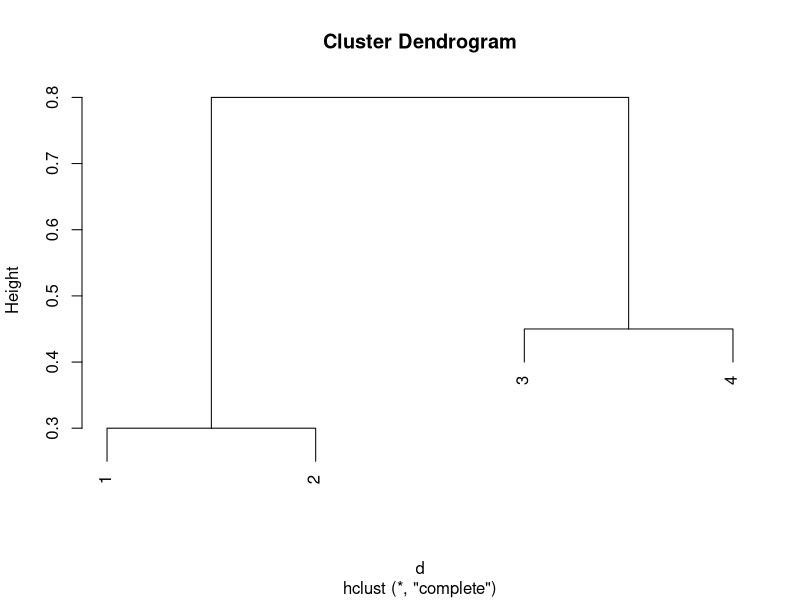
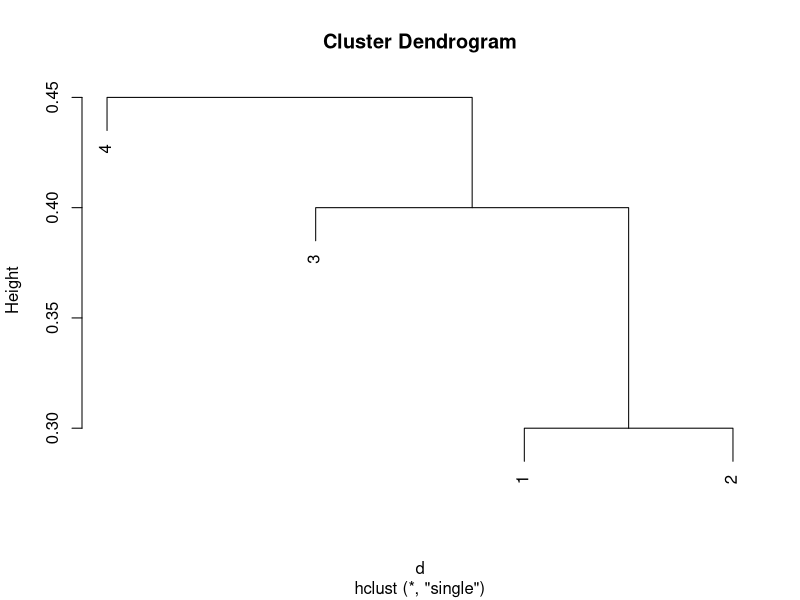
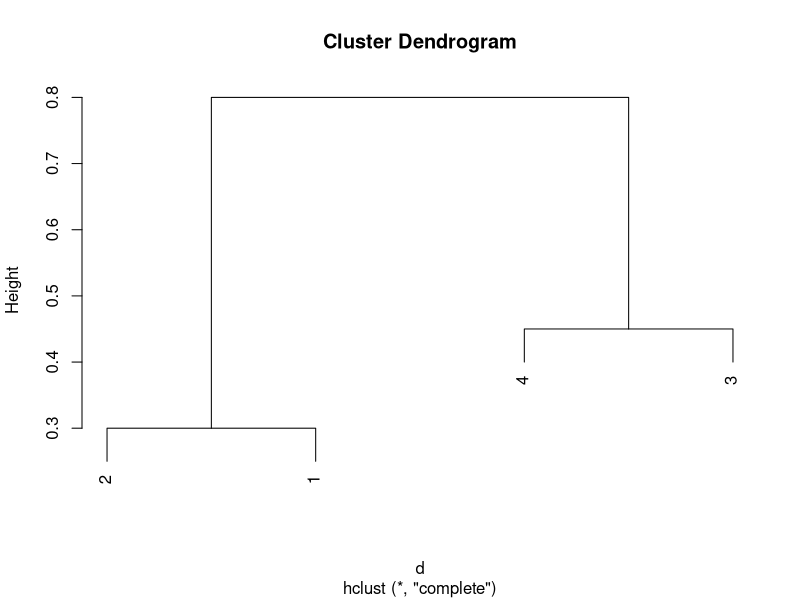

These charts were generated, in order, by the following R code:
#Problem 1(a)
d = as.dist(matrix(c(0, 0.3, 0.4, 0.7, 
                     0.3, 0, 0.5, 0.8,
                     0.4, 0.5, 0.0, 0.45,
                     0.7, 0.8, 0.45, 0.0), nrow = 4))
plot(hclust(d, method = "complete"))
#1(b)
plot(hclust(d, method = "single"))
#1(e)
plot(hclust(d, method = "complete"), labels = c(2,1,4,3))
